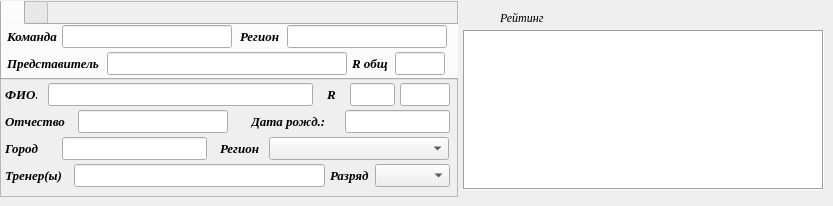
    <widget class="QWidget" name="tab_1">
     <attribute name="title">
      <string>Участники</string>
     </attribute>
     <widget class="QListWidget" name="listWidget">
      <property name="geometry">
       <rect>
        <x>463</x>
        <y>30</y>
        <width>361</width>
        <height>160</height>
       </rect>
      </property>
      <property name="font">
       <font>
        <family>Times</family>
        <italic>true</italic>
       </font>
      </property>
      <property name="tabletTracking">
       <bool>false</bool>
      </property>
      <property name="layoutDirection">
       <enum>Qt::LeftToRight</enum>
      </property>
      <property name="frameShape">
       <enum>QFrame::Box</enum>
      </property>
      <property name="sizeAdjustPolicy">
       <enum>QAbstractScrollArea::AdjustToContents</enum>
      </property>
      <property name="resizeMode">
       <enum>QListView::Adjust</enum>
      </property>
     </widget>
     <widget class="QLabel" name="label_63">
      <property name="geometry">
       <rect>
        <x>500</x>
        <y>10</y>
        <width>281</width>
        <height>16</height>
       </rect>
      </property>
      <property name="font">
       <font>
        <family>Times New Roman</family>
        <italic>true</italic>
       </font>
      </property>
      <property name="text">
       <string>Рейтинг</string>
      </property>
     </widget>
     <widget class="QFrame" name="frame_5">
      <property name="geometry">
       <rect>
        <x>0</x>
        <y>1</y>
        <width>458</width>
        <height>196</height>
       </rect>
      </property>
      <property name="frameShape">
       <enum>QFrame::StyledPanel</enum>
      </property>
      <property name="frameShadow">
       <enum>QFrame::Raised</enum>
      </property>
      <widget class="QLabel" name="label_37">
       <property name="geometry">
        <rect>
         <x>5</x>
         <y>82</y>
         <width>32</width>
         <height>23</height>
        </rect>
       </property>
       <property name="font">
        <font>
         <family>Times New Roman</family>
         <pointsize>10</pointsize>
         <weight>75</weight>
         <italic>true</italic>
         <bold>true</bold>
        </font>
       </property>
       <property name="text">
        <string>ФИО:</string>
       </property>
      </widget>
      <widget class="QLabel" name="label_43">
       <property name="geometry">
        <rect>
         <x>5</x>
         <y>109</y>
         <width>66</width>
         <height>23</height>
        </rect>
       </property>
       <property name="font">
        <font>
         <family>Times New Roman</family>
         <pointsize>10</pointsize>
         <weight>75</weight>
         <italic>true</italic>
         <bold>true</bold>
        </font>
       </property>
       <property name="text">
        <string>Отчество</string>
       </property>
      </widget>
      <widget class="QLineEdit" name="lineEdit_otchestvo">
       <property name="geometry">
        <rect>
         <x>78</x>
         <y>109</y>
         <width>150</width>
         <height>23</height>
        </rect>
       </property>
      </widget>
      <widget class="QLabel" name="label_98">
       <property name="geometry">
        <rect>
         <x>251</x>
         <y>109</y>
         <width>82</width>
         <height>23</height>
        </rect>
       </property>
       <property name="font">
        <font>
         <family>Times New Roman</family>
         <pointsize>10</pointsize>
         <weight>75</weight>
         <italic>true</italic>
         <bold>true</bold>
        </font>
       </property>
       <property name="text">
        <string>Дата рожд.:</string>
       </property>
      </widget>
      <widget class="QLineEdit" name="lineEdit_bday">
       <property name="geometry">
        <rect>
         <x>345</x>
         <y>109</y>
         <width>105</width>
         <height>23</height>
        </rect>
       </property>
      </widget>
      <widget class="QLabel" name="label_99">
       <property name="geometry">
        <rect>
         <x>220</x>
         <y>136</y>
         <width>40</width>
         <height>23</height>
        </rect>
       </property>
       <property name="font">
        <font>
         <family>Times New Roman</family>
         <pointsize>10</pointsize>
         <weight>75</weight>
         <italic>true</italic>
         <bold>true</bold>
        </font>
       </property>
       <property name="text">
        <string>Регион</string>
       </property>
      </widget>
      <widget class="QComboBox" name="comboBox_region">
       <property name="geometry">
        <rect>
         <x>269</x>
         <y>136</y>
         <width>180</width>
         <height>23</height>
        </rect>
       </property>
       <property name="sizeAdjustPolicy">
        <enum>QComboBox::AdjustToContentsOnFirstShow</enum>
       </property>
      </widget>
      <widget class="QLabel" name="label_97">
       <property name="geometry">
        <rect>
         <x>5</x>
         <y>136</y>
         <width>37</width>
         <height>23</height>
        </rect>
       </property>
       <property name="font">
        <font>
         <family>Times New Roman</family>
         <pointsize>10</pointsize>
         <weight>75</weight>
         <italic>true</italic>
         <bold>true</bold>
        </font>
       </property>
       <property name="text">
        <string>Город</string>
       </property>
      </widget>
      <widget class="QLineEdit" name="lineEdit_city_list">
       <property name="geometry">
        <rect>
         <x>62</x>
         <y>136</y>
         <width>145</width>
         <height>23</height>
        </rect>
       </property>
      </widget>
      <widget class="QLabel" name="label_113">
       <property name="geometry">
        <rect>
         <x>330</x>
         <y>163</y>
         <width>40</width>
         <height>23</height>
        </rect>
       </property>
       <property name="font">
        <font>
         <family>Times New Roman</family>
         <pointsize>10</pointsize>
         <weight>75</weight>
         <italic>true</italic>
         <bold>true</bold>
        </font>
       </property>
       <property name="text">
        <string>Разряд</string>
       </property>
      </widget>
      <widget class="QComboBox" name="comboBox_razryad">
       <property name="geometry">
        <rect>
         <x>375</x>
         <y>163</y>
         <width>75</width>
         <height>23</height>
        </rect>
       </property>
      </widget>
      <widget class="QLabel" name="label_100">
       <property name="geometry">
        <rect>
         <x>327</x>
         <y>82</y>
         <width>16</width>
         <height>23</height>
        </rect>
       </property>
       <property name="font">
        <font>
         <family>Times New Roman</family>
         <pointsize>10</pointsize>
         <weight>75</weight>
         <italic>true</italic>
         <bold>true</bold>
        </font>
       </property>
       <property name="text">
        <string>R</string>
       </property>
      </widget>
      <widget class="QLineEdit" name="lineEdit_R">
       <property name="geometry">
        <rect>
         <x>350</x>
         <y>82</y>
         <width>45</width>
         <height>23</height>
        </rect>
       </property>
      </widget>
      <widget class="QLabel" name="label_39">
       <property name="geometry">
        <rect>
         <x>5</x>
         <y>163</y>
         <width>58</width>
         <height>23</height>
        </rect>
       </property>
       <property name="font">
        <font>
         <family>Times New Roman</family>
         <pointsize>10</pointsize>
         <weight>75</weight>
         <italic>true</italic>
         <bold>true</bold>
        </font>
       </property>
       <property name="text">
        <string>Тренер(ы)</string>
       </property>
      </widget>
      <widget class="QLineEdit" name="lineEdit_coach">
       <property name="geometry">
        <rect>
         <x>74</x>
         <y>163</y>
         <width>251</width>
         <height>23</height>
        </rect>
       </property>
      </widget>
      <widget class="QLineEdit" name="lineEdit_Family_name">
       <property name="geometry">
        <rect>
         <x>48</x>
         <y>82</y>
         <width>265</width>
         <height>23</height>
        </rect>
       </property>
      </widget>
      <widget class="QLineEdit" name="lineEdit_id">
       <property name="geometry">
        <rect>
         <x>400</x>
         <y>82</y>
         <width>50</width>
         <height>23</height>
        </rect>
       </property>
      </widget>
      <widget class="QTabWidget" name="tabWidget_player">
       <property name="geometry">
        <rect>
         <x>0</x>
         <y>-2</y>
         <width>464</width>
         <height>81</height>
        </rect>
       </property>
       <property name="currentIndex">
        <number>0</number>
       </property>
       <widget class="QWidget" name="tab_team">
        <attribute name="title">
         <string/>
        </attribute>
        <widget class="QLineEdit" name="lineEdit_team">
         <property name="geometry">
          <rect>
           <x>60</x>
           <y>0</y>
           <width>170</width>
           <height>23</height>
          </rect>
         </property>
        </widget>
        <widget class="QLineEdit" name="lineEdit_coach_team">
         <property name="geometry">
          <rect>
           <x>105</x>
           <y>27</y>
           <width>240</width>
           <height>23</height>
          </rect>
         </property>
        </widget>
        <widget class="QLabel" name="label_14">
         <property name="geometry">
          <rect>
           <x>5</x>
           <y>0</y>
           <width>52</width>
           <height>23</height>
          </rect>
         </property>
         <property name="font">
          <font>
           <family>Times New Roman</family>
           <pointsize>10</pointsize>
           <weight>75</weight>
           <italic>true</italic>
           <bold>true</bold>
          </font>
         </property>
         <property name="text">
          <string>Команда</string>
         </property>
        </widget>
        <widget class="QLabel" name="label_36">
         <property name="geometry">
          <rect>
           <x>5</x>
           <y>27</y>
           <width>94</width>
           <height>23</height>
          </rect>
         </property>
         <property name="font">
          <font>
           <family>Times New Roman</family>
           <pointsize>10</pointsize>
           <weight>75</weight>
           <italic>true</italic>
           <bold>true</bold>
          </font>
         </property>
         <property name="text">
          <string>Представитель</string>
         </property>
        </widget>
        <widget class="QLineEdit" name="lineEdit_team_r">
         <property name="geometry">
          <rect>
           <x>393</x>
           <y>27</y>
           <width>50</width>
           <height>23</height>
          </rect>
         </property>
        </widget>
        <widget class="QLabel" name="label_28">
         <property name="geometry">
          <rect>
           <x>350</x>
           <y>27</y>
           <width>36</width>
           <height>23</height>
          </rect>
         </property>
         <property name="font">
          <font>
           <family>Times New Roman</family>
           <pointsize>10</pointsize>
           <weight>75</weight>
           <italic>true</italic>
           <bold>true</bold>
          </font>
         </property>
         <property name="text">
          <string>R общ</string>
         </property>
        </widget>
        <widget class="QLabel" name="label_118">
         <property name="geometry">
          <rect>
           <x>238</x>
           <y>0</y>
           <width>40</width>
           <height>23</height>
          </rect>
         </property>
         <property name="font">
          <font>
           <family>Times New Roman</family>
           <pointsize>10</pointsize>
           <weight>75</weight>
           <italic>true</italic>
           <bold>true</bold>
          </font>
         </property>
         <property name="text">
          <string>Регион</string>
         </property>
        </widget>
        <widget class="QLineEdit" name="lineEdit_team_region">
         <property name="geometry">
          <rect>
           <x>285</x>
           <y>0</y>
           <width>160</width>
           <height>23</height>
          </rect>
         </property>
        </widget>
       </widget>
       <widget class="QWidget" name="tab_persons">
        <attribute name="title">
         <string/>
        </attribute>
       </widget>
      </widget>
     </widget>
    </widget>
